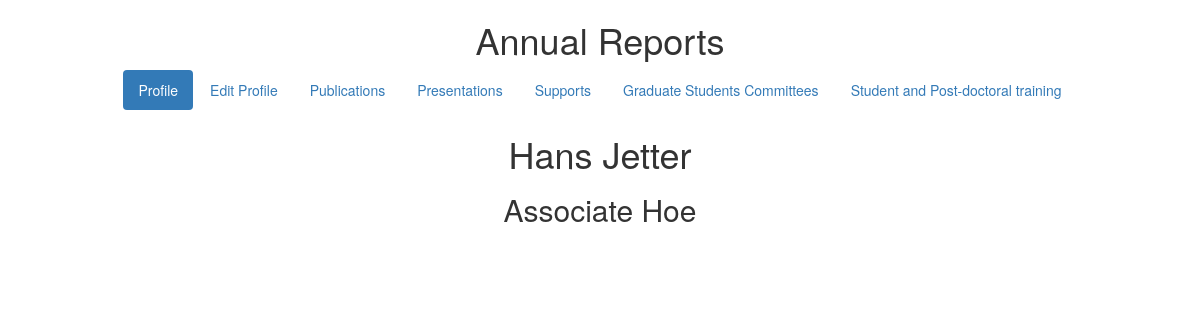
The page /profile.php (signed in) on the database its author committed.
### tables this page shows
CREATE TABLE `UserName` (
  `UserNameID` int(9) NOT NULL AUTO_INCREMENT,
  `userName` varchar(40) NOT NULL,
  `pass` varchar(40) NOT NULL,
  `nombreProf` varchar(60) DEFAULT NULL,
  `apellidoProf` varchar(60) DEFAULT NULL,
  `start` varchar(5) DEFAULT NULL,
  `rank` varchar(20) DEFAULT NULL,
  `timerank` varchar(2) DEFAULT NULL,
  PRIMARY KEY (`UserNameID`)
);

### profile.php (the view, shortened to what this page needs)
<?php
$servername = "localhost";
$username = "cdejesus";
$password = "chrisoname@gmail.com";
$dbname = "informes";
$con = new mysqli($servername, $username, $password, $dbname);
$sql_temp = "Select * from UserName where UserNameID =  %u ";
$query = sprintf($sql_temp, $_SESSION['UserNameID']);
$result = $con->query($query);
if($row = $result->fetch_assoc()){
			if(($row['nombreProf'] != NULL) AND ($row['apellidoProf'])!= NULL) {
					$NOMBRE = $row['nombreProf'];
					$APELLIDO = $row['apellidoProf'];
					$RANK = $row['rank'];
		}		else{
				header("location:editprofile.php");
						}
			}
?>
<!DOCTYPE html>
<html lang="en">
  <head>
    <link href="css/bootstrap.min.css" rel="stylesheet">
	<link rel="stylesheet" type="text/css" href="css/custom.css">
  </head>
</body>
  <body>
<center>
   <h1>Annual Reports</h1>
<div class="row">
  <div class="span12 centered-pills">
     <ul class="nav nav-pills">
        <li role="presentation"class="active"><a href="profile.php">Profile</a></li>
	<li role="presentation"><a href="editprofile.php">Edit Profile</a></li>
	<li role="presentation"><a href="publicaciones.php">Publications</a></li>
	<li role="presentation"><a href="presentaciones.php">Presentations<span class="badge"></span></a></li>
	<li role="presentation"><a href="support.php">Supports<span class="badge"></span></a></li>
	<li role="presentation"><a href="grad.php">Graduate Students Committees<span class="badge"></span></a></li>
	<li role="presentation"><a href="training.php">Student and Post-doctoral training<span class="badge"></span></a></li>
	 </ul>
</div>
</div>
<?php
echo "<h1>".$NOMBRE," ", $APELLIDO."</h1>";
echo "<h2>".$RANK."<h2>";
?>
  </body>
</html>

### css/custom.css (style rules this page uses)
.centered-pills { text-align:center; }
.centered-pills ul.nav-pills { display:inline-block; }
.centered-pills li { display:inline; }
.centered-pills a { float:left; }

### rows shown on the page
username: nombreProf "Hans", apellidoProf "Jetter", rank "Associate Hoe"
